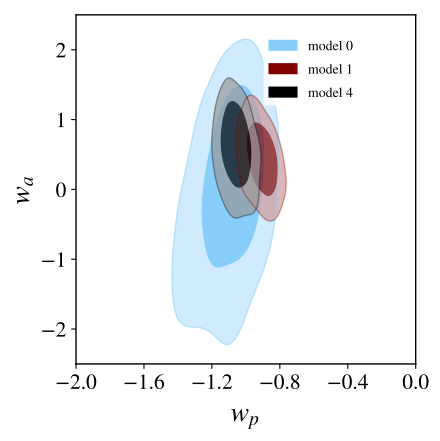

Write Python code to recreate this figure.
import getdist.plots as gplot
from getdist import MCSamples
from getdist import loadMCSamples
import os
import matplotlib
import subprocess
import matplotlib.pyplot as plt
import numpy as np
### ------------------------------------------------
### ------------------------------------------------
### ------------------------------------------------
# GENERAL PLOT OPTIONS
matplotlib.rcParams['mathtext.fontset'] = 'stix'
matplotlib.rcParams['font.family'] = 'STIXGeneral'
matplotlib.rcParams['mathtext.rm'] = 'Bitstream Vera Sans'
matplotlib.rcParams['mathtext.it'] = 'Bitstream Vera Sans:italic'
matplotlib.rcParams['mathtext.bf'] = 'Bitstream Vera Sans:bold'
matplotlib.rcParams['xtick.bottom'] = True
matplotlib.rcParams['xtick.top'] = False
matplotlib.rcParams['ytick.right'] = False
matplotlib.rcParams['axes.edgecolor'] = 'black'
matplotlib.rcParams['axes.linewidth'] = '1.0'
matplotlib.rcParams['axes.labelsize'] = 'medium'
matplotlib.rcParams['axes.grid'] = True
matplotlib.rcParams['grid.linewidth'] = '0.0'
matplotlib.rcParams['grid.alpha'] = '0.18'
matplotlib.rcParams['grid.color'] = 'lightgray'
matplotlib.rcParams['legend.labelspacing'] = 0.77
matplotlib.rcParams['savefig.bbox'] = 'tight'
matplotlib.rcParams['savefig.format'] = 'pdf'
### ------------------------------------------------
### ------------------------------------------------
### ------------------------------------------------
### ------------------------------------------------
### ------------------------------------------------
### ------------------------------------------------
analysissettings0={'ignore_rows': u'0.1'}

analysissettings={
  'smooth_scale_2D':0.5, 
  'smooth_scale_1D': 0.5,
  'fine_bins_2D': u'1000',
  'fine_bins': u'1000',
  'num_bins_2D': u'1000',
  'num_bins': u'1000',
  'range_confidence' : u'0.025',
  'ignore_rows': u'0.0'
}
### ------------------------------------------------
### ------------------------------------------------
### ------------------------------------------------
### ------------------------------------------------
### ------------------------------------------------
### ------------------------------------------------
zpivot=0.4
samples=loadMCSamples('./LSST_3x2pt_sys_model_0',settings=analysissettings0)
p = samples.getParams()
samples.addDerived(1e9*p.sigma8,name='AA',label='10^9 A_\mathrm{s}',
  range=[samples.getLower('sigma8')*1e9,samples.getUpper('sigma8')*1e9])
samples.addDerived(100*p.h0,name='H0',label='H_0',
  range=[samples.getLower('h0')*1e2,samples.getUpper('h0')*1e2])
samples.addDerived(10*p.ns,name='ns10',label='10 n_s',
  range=[10*samples.getLower('ns'),10*samples.getUpper('ns')])
samples.addDerived(100*p.omegab,name='omegab100',label='100 \Omega_b',
  range=[100*samples.getLower('omegab'),100*samples.getUpper('omegab')])
samples.addDerived(10*p.omegam,name='omegam10',label='10 \Omega_m',
  range=[10*samples.getLower('omegam'),10*samples.getUpper('omegam')])
samples.addDerived(p.w0+(zpivot/(1.+zpivot))*p.wa,name='wp',label='w_p',
  range=[samples.getLower('w0')+(zpivot/(1.+zpivot))*samples.getLower('wa'),samples.getUpper('w0')+(zpivot/(1.+zpivot))*samples.getUpper('wa')])
samples.saveAsText('.VM_plot_all_probes_multi_v2_TMP_1')

samples=loadMCSamples('./LSST_3x2pt_sys_model_1',settings=analysissettings0)
p = samples.getParams()
samples.addDerived(1e9*p.sigma8,name='AA',label='10^9 A_\mathrm{s}',
  range=[samples.getLower('sigma8')*1e9,samples.getUpper('sigma8')*1e9])
samples.addDerived(100*p.h0,name='H0',label='H_0',
  range=[samples.getLower('h0')*1e2,samples.getUpper('h0')*1e2])
samples.addDerived(10*p.ns,name='ns10',label='10 n_s',
  range=[10*samples.getLower('ns'),10*samples.getUpper('ns')])
samples.addDerived(100*p.omegab,name='omegab100',label='100 \Omega_b',
  range=[100*samples.getLower('omegab'),100*samples.getUpper('omegab')])
samples.addDerived(10*p.omegam,name='omegam10',label='10 \Omega_m',
  range=[10*samples.getLower('omegam'),10*samples.getUpper('omegam')])
samples.addDerived(p.w0+(zpivot/(1.+zpivot))*p.wa,name='wp',label='w_p',
  range=[samples.getLower('w0')+(zpivot/(1.+zpivot))*samples.getLower('wa'),samples.getUpper('w0')+(zpivot/(1.+zpivot))*samples.getUpper('wa')])
samples.saveAsText('.VM_plot_all_probes_multi_v2_TMP_2')

samples=loadMCSamples('./LSST_3x2pt_sys_model_4',settings=analysissettings0)
p = samples.getParams()
samples.addDerived(1e9*p.sigma8,name='AA',label='10^9 A_\mathrm{s}',
  range=[samples.getLower('sigma8')*1e9,samples.getUpper('sigma8')*1e9])
samples.addDerived(100*p.h0,name='H0',label='H_0',
  range=[samples.getLower('h0')*1e2,samples.getUpper('h0')*1e2])
samples.addDerived(10*p.ns,name='ns10',label='10 n_s',
  range=[10*samples.getLower('ns'),10*samples.getUpper('ns')])
samples.addDerived(100*p.omegab,name='omegab100',label='100 \Omega_b',
  range=[100*samples.getLower('omegab'),100*samples.getUpper('omegab')])
samples.addDerived(10*p.omegam,name='omegam10',label='10 \Omega_m',
  range=[10*samples.getLower('omegam'),10*samples.getUpper('omegam')])
samples.addDerived(p.w0+(zpivot/(1.+zpivot))*p.wa,name='wp',label='w_p',
  range=[samples.getLower('w0')+(zpivot/(1.+zpivot))*samples.getLower('wa'),samples.getUpper('w0')+(zpivot/(1.+zpivot))*samples.getUpper('wa')])
samples.saveAsText('.VM_plot_all_probes_multi_v2_TMP_3')


### ------------------------------------------------
### ------------------------------------------------
### ------------------------------------------------
### ------------------------------------------------
g=gplot.getSinglePlotter(
  chain_dir=r'./',
  analysis_settings=analysissettings,
  width_inch=4.5
)

g.settings.lw_contour = 1.0
g.settings.legend_rect_border = False
g.settings.figure_legend_frame = False
g.settings.axes_fontsize = 15.5
g.settings.legend_fontsize = 10.0
g.settings.alpha_filled_add = 0.7
g.settings.lab_fontsize=20
g.legend_labels=False

roots = [
  '.VM_plot_all_probes_multi_v2_TMP_1',
  '.VM_plot_all_probes_multi_v2_TMP_2',
  '.VM_plot_all_probes_multi_v2_TMP_3',  
]

params = [['wp','wa']]

g.plots_2d(
  roots, 
  param_pairs=params, 
  filled=True, 
  imax_shaded=2,
  line_args=[
    {'lw': 1.4,'ls': 'solid', 'color':'lightskyblue'},    
    {'lw': 1.0,'ls': 'solid', 'color':'maroon'},
    {'lw': 1.0,'ls': 'solid', 'color':'black'}
  ],
  contour_colors=[
    'lightskyblue',
    'maroon',
    'black',
  ]
  ,lims=[-2.,-0.,-2.5,2.5]
)
### ------------------------------------------------
### ------------------------------------------------
### ------------------------------------------------
# FINISH PLOT SETUP
g.settings.tight_layout=True
g.finish_plot(
  legend_labels=[
    'model 0',
    'model 1',
    'model 4',        
  ],
  no_extra_legend_space=True,
  legend_loc=(0.60,0.76)
)
### ------------------------------------------------
### ------------------------------------------------
### ------------------------------------------------
g.export()
### ------------------------------------------------
### ------------------------------------------------
### ------------------------------------------------
#DELETE TMP FILES
subprocess.Popen(
  "rm .VM_plot_all_probes_multi_v2_TMP_[0-9].*", 
  shell=True, 
  cwd="."
)
### ------------------------------------------------
### ------------------------------------------------
### ------------------------------------------------
